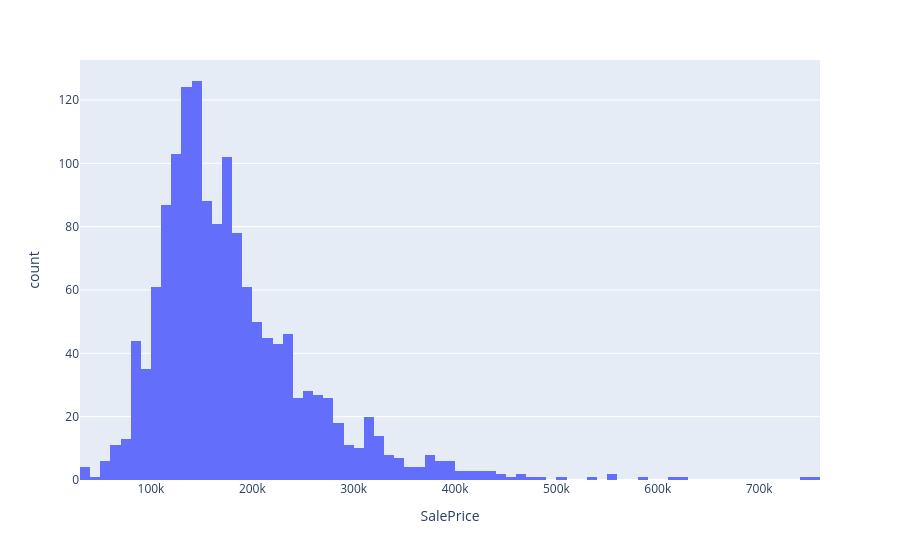

Notebook code for this chart:
### Code cell
fig = px.histogram(data_frame= train_df, x = 'SalePrice')
fig.show()
# approximately normal

### Figure 1 — Plotly figure (JSON) as saved in the notebook; plotly's stock layout.template omitted (floating-point values rounded to 4 significant figures; data arrays with more than 128 entries replaced by an {"elided": "..."} marker saying what was removed)
{"data": [{"bingroup": "x", "hovertemplate": "SalePrice=%{x}<br>count=%{y}<extra></extra>", "legendgroup": "", "marker": {"color": "#636efa", "pattern": {"shape": ""}}, "name": "", "orientation": "v", "showlegend": false, "type": "histogram", "x": {"elided": "1460 int values"}, "xaxis": "x", "yaxis": "y"}], "layout": {"barmode": "relative", "legend": {"tracegroupgap": 0}, "margin": {"t": 60}, "xaxis": {"anchor": "y", "domain": [0, 1], "title": {"text": "SalePrice"}}, "yaxis": {"anchor": "x", "domain": [0, 1], "title": {"text": "count"}}}}
